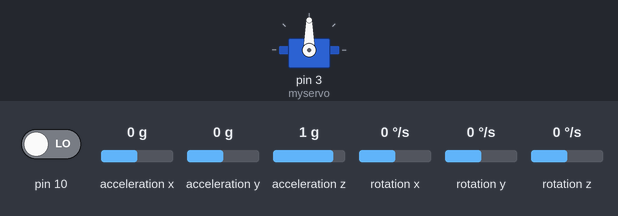
Bench run of a sketch on a simulated Arduino Uno, built with avr-gcc and run on an emulated ATmega328P. On the bench: servo. Wiring (inferred from the names in the program): MPU-6050 motion sensor at I2C address 0x68. Inputs (shaded band) come from the test bench; at power-on: pin 10 LOW, acceleration x 0 g, acceleration y 0 g, acceleration z 1 g, rotation x 0 °/s, rotation y 0 °/s, rotation z 0 °/s. EEPROM starts erased; what the sketch prints to the serial monitor is not drawn.

Above: at 1.1 s.
Timing chart, 0 to 2.6 s (numbered marks = the images above):
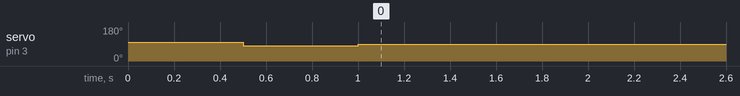

The sketch:

ArduinoNanoCode.ino
```cpp
#include<Wire.h> //Biblioteca para comunicação I2C
#include<MPU6050.h> // Biblioteca para uso do sensor
#include <Servo.h>
#include <PID_v1.h> // Biblioteca com a implementação do controlador PID
#include <EEPROM.h>

// Defining filter function. Low pass chebyshev filter order=2 alpha1=0.445
class LowPass
{
  public:
    LowPass()
    {
      v[0] = 0.0;
      v[1] = 0.0;
      v[2] = 0.0;
      v[3] = 0.0;
      v[4] = 0.0;
      v[5] = 0.0;
      v[6] = 0.0;
      v[7] = 0.0;
      v[8] = 0.0;
      v[9] = 0.0;
      v[10] = 0.0;
      v[11] = 0.0;
      v[12] = 0.0;
      v[13] = 0.0;
      v[14] = 0.0;
      v[15] = 0.0;
      v[16] = 0.0;
      v[17] = 0.0;
      v[18] = 0.0;
      v[19] = 0.0;
      v[20] = 0.0;
      v[21] = 0.0;
      v[22] = 0.0;
      v[23] = 0.0;
      v[24] = 0.0;
      v[25] = 0.0;
      v[26] = 0.0;
      v[27] = 0.0;
      v[28] = 0.0;
      v[29] = 0.0;
      v[30] = 0.0;
      v[31] = 0.0;
      v[32] = 0.0;
      v[33] = 0.0;
      v[34] = 0.0;
      v[35] = 0.0;
      v[36] = 0.0;
      v[37] = 0.0;
      v[38] = 0.0;
      v[39] = 0.0;
      v[40] = 0.0;
      v[41] = 0.0;
    }

    double addData(double x) //class II
    { v[0] = v[1];
        v[1] = v[2];
        v[2] = v[3];
        v[3] = v[4];
        v[4] = v[5];
        v[5] = v[6];
        v[6] = v[7];
        v[7] = v[8];
        v[8] = v[9];
        v[9] = v[10];
        v[10] = v[11];
        v[11] = v[12];
        v[12] = v[13];
        v[13] = v[14];
        v[14] = v[15];
        v[15] = v[16];
        v[16] = v[17];
        v[17] = v[18];
        v[18] = v[19];
        v[19] = v[20];
        v[20] = v[21];
        v[21] = v[22];
        v[22] = v[23];
        v[23] = v[24];
        v[24] = v[25];
        v[25] = v[26];
        v[26] = v[27];
        v[27] = v[28];
        v[28] = v[29];
        v[29] = v[30];
        v[30] = v[31];
        v[31] = v[32];
        v[32] = v[33];
        v[33] = v[34];
        v[34] = v[35];
        v[35] = v[36];
        v[36] = v[37];
        v[37] = v[38];
        v[38] = v[39];
        v[39] = v[40];
        v[40] = v[41];
        v[41] = x;
      return (0.000730542097152697 * v[0]   -0.000819759833501920 * v[1]   -0.00166082645353546 * v[2]
        +1.99328430876226e-18 * v[3]    +0.00300608142740516 * v[4]    +0.00251888639362088 * v[5]
        -0.00337138525783167 * v[6]    -0.00718539449856550 * v[7]    +5.99889752552229e-18 * v[8]
        +0.0119162828308361 * v[9]    +0.00931337264805999 * v[10]    -0.0116804690875208 * v[11]
        -0.0235865615284306 * v[12]    +1.13604360012867e-17 * v[13]    +0.0368157010550922 * v[14]
        +0.0287966766635483 * v[15]    -0.0372274978187327 * v[16]    -0.0809518950838493 * v[17]
        +1.50810312779462e-17 * v[18]    +0.199488764925137 * v[19]    +0.373897481521116 * v[20]
        +0.373897481521116 * v[21]    +0.199488764925137 * v[22]    +1.50810312779462e-17 * v[23]
        -0.0809518950838493 * v[24]    -0.0372274978187327 * v[25]    +0.0287966766635483 * v[26]
        +0.0368157010550922 * v[27]    +1.13604360012867e-17 * v[28]    -0.0235865615284306 * v[29]
        -0.0116804690875208 * v[30]    +0.00931337264805999 * v[31]    +0.0119162828308361 * v[32]
        +5.99889752552229e-18 * v[33]    -0.00718539449856550 * v[34]    -0.00337138525783167 * v[35]
        +0.00251888639362088 * v[36]    +0.00300608142740516 * v[37]    +1.99328430876226e-18 * v[38]
        -0.00166082645353546 * v[39]    -0.000819759833501920 * v[40]    +0.000730542097152697 * v[41]);
    }

  private:
    double v[42];
};

class EnableFunction
{
  public:
    EnableFunction()
    {
      v[0] = 0.0;
      v[1] = 0.0;
      v[2] = 0.0;
      v[3] = 0.0;
      v[4] = 0.0;
      mean = 0.0;
      counter = 0;
      motorOn = 0;
    }

    double addAcceleration(double az)
    {
      mean = mean - (v[0] - az) / 5;
      v[0] = v[1];
      v[1] = v[2];
      v[2] = v[3];
      v[3] = v[4];
      v[4] = az;

      // esperando motor ligar
      if (mean > (10.0) && motorOn == 0) // se a media for superior a 2g (significa que o motor ligou) - motor e gs tem sentidos diferentes
      {                                                      // && motor desligado (garante primeiro estado)
        counter++;

        if (counter >= 50) { // considera uma margem de meio segundo
            motorOn = 1;     // liga o motor
            counter = 0;     // reseta o counter para reciclar variaveis
        }
      }

      // motor ligado
      if (motorOn == 1) {
        counter++; // considera counter por meio segundo para evitar erros no momento que o foguete liga
        if (counter >= 50){
            if (mean >= 0.0) { // se a aceleracao esta para cima (menor que 1g) controle fica desligado
                return 0; // controle desligado;
            }
            else { // quando a aceleracao fica igual a 1g (motor desligou de novo) controle liga
                return 1; // controle ligado;
            }
        }
      }

      else {
          counter = 0;
      }
    }

    private:
    double v[5];
    double mean;
    int counter;
    int motorOn;
};

// Inicializando variaveis do sensor
MPU6050 mpu;
const int MPU_addr = 0x68; //Endereco I2C do sensor MPU_addr-6050
int16_t AcX_raw, AcY_raw, AcZ_raw, Tmp_raw, GyX_raw, GyY_raw, GyZ_raw; //Variaveis para pegar os valores medidos
double AcX, AcY, AcZ, Tmp, GyX, GyY, GyZ; //Valores finais

// inicializa variaveis do servo
Servo myservo;  // create servo object to control a servo

// Criando o Filtro
double dado_filtrado;
LowPass filtro;

// inicializa variaveis do controlador
double Setpoint, Output, ServoOutput, K_convertion = 1.62; // Variables of interest
double Kp = 0.015, Ki = 0.315, Kd = 0;
PID myPID(&dado_filtrado, &Output, &Setpoint, Kp, Ki, Kd, DIRECT);

// Enable
EnableFunction Ena;
int Enable_eletronica = 0;
int Enable_nosso = 0;

// ===========================================================================================================
void setup() {
  //Inicia a comunicaçao serial (para exibir os valores lidos)
  Serial.begin(250000);

  Wire.begin(); //Inicia a comunicação I2C
  Wire.beginTransmission(MPU_addr); //Começa a transmissao de dados para o sensor
  Wire.write(0x6B); // registrador PWR_MGMT_1
  Wire.write(0); // Manda 0 e "acorda" o MPU_addr 6050
  Wire.endTransmission(true);

  // Configura Giroscópio
  /*
    Wire.write(0b00000000); // fundo de escala em +/-250°/s
    Wire.write(0b00001000); // fundo de escala em +/-500°/s
    Wire.write(0b00010000); // fundo de escala em +/-1000°/s
    Wire.write(0b00011000); // fundo de escala em +/-2000°/s
  */
  Wire.beginTransmission(MPU_addr);
  Wire.write(0x1B);
  Wire.write(0b00011000);  // fundo de escala
  Wire.endTransmission();

  // Configura Acelerometro
  /*
      Wire.write(0b00000000); // fundo de escala em +/-2g
      Wire.write(0b00001000); // fundo de escala em +/-4g
      Wire.write(0b00010000); // fundo de escala em +/-8g
      Wire.write(0b00011000); // fundo de escala em +/-16g
  */
  Wire.beginTransmission(MPU_addr);
  Wire.write(0x1C);
  Wire.write(0b00011000);  // fundo de escala
  Wire.endTransmission();

  // Atribui pino ao servo
  myservo.attach(3);  // attaches the servo on pin 9 to the servo object

  // Prepara controlador
  Setpoint = 0; // Velocidade angular desejada
  myPID.SetMode(AUTOMATIC); //turn the PID on
  myPID.SetOutputLimits(-8, 8);
  // myPID.SetSampleTime(10); // The sample time is being manually controlled on the loop

  // supply your own gyro offsets here, scaled for min sensitivity
  mpu.setXAccelOffset(-411);
  mpu.setYAccelOffset(-645);
  mpu.setZAccelOffset(-1169);
  mpu.setXGyroOffset(-35);
  mpu.setYGyroOffset(282);
  mpu.setZGyroOffset(-17);

  myservo.write(98);
  delay(500);
  myservo.write(82);
  delay(500);
  myservo.write(90);
}


// ===========================================================================================================
// Para Debugagem
unsigned long inicio = 0; // <-------------------
unsigned long fim = 0; // <-------------------

// Gerenciamento de tempo
unsigned long intervalo_de_obtencao_e_filtragem_de_dados = 10000; // Em microssegundos
unsigned long intervalo_de_salvamento_de_dados = 250000; // Em microssegundos
unsigned long micros_atual = 0;
unsigned long micros_anterior_obtencao_e_filtragem = 0;
unsigned long micros_anterior_salvamento_de_dados = 0;

// EEPROM
int addr = 0;
int ServoOutputSaved;
int dadoFiltradoSaved;

void loop() {

  micros_atual = micros();
  if ((micros_atual - micros_anterior_obtencao_e_filtragem) >= intervalo_de_obtencao_e_filtragem_de_dados ) {
    micros_anterior_obtencao_e_filtragem = micros_atual;
//    Serial.print("micros_atual: ");
//    Serial.println(micros_atual);

    inicio = micros(); // <-------------------

    // Obtem os dados do sensor
    Wire.beginTransmission(MPU_addr); //Começa a transmissao de dados para o sensor
    Wire.write(0x3B); // registrador dos dados medidos (ACCEL_XOUT_H)
    Wire.endTransmission(false);
    Wire.requestFrom(MPU_addr, 14, true); // faz um "pedido" para ler 14 registradores, que serão os registrados com os dados medidos
    AcX_raw = Wire.read() << 8 | Wire.read(); // 0x3B (ACCEL_XOUT_H) & 0x3C (ACCEL_XOUT_L)
    AcY_raw = Wire.read() << 8 | Wire.read(); // 0x3D (ACCEL_YOUT_H) & 0x3E (ACCEL_YOUT_L)
    AcZ_raw = Wire.read() << 8 | Wire.read(); // 0x3F (ACCEL_ZOUT_H) & 0x40 (ACCEL_ZOUT_L)
    Tmp_raw = Wire.read() << 8 | Wire.read(); // 0x41 (TEMP_OUT_H) & 0x42 (TEMP_OUT_L)
    GyX_raw = Wire.read() << 8 | Wire.read(); // 0x43 (GYRO_XOUT_H) & 0x44 (GYRO_XOUT_L)
    GyY_raw = Wire.read() << 8 | Wire.read(); // 0x45 (GYRO_YOUT_H) & 0x46 (GYRO_YOUT_L)
    GyZ_raw = Wire.read() << 8 | Wire.read(); // 0x47 (GYRO_ZOUT_H) & 0x48 (GYRO_ZOUT_L)

    AcX = AcX_raw / 2048;
    AcY = AcY_raw / 2048;
    AcZ = AcZ_raw / 2048;
    GyX = GyX_raw / 16.4;
    GyY = GyY_raw / 16.4;
    GyZ = GyZ_raw / 16.4;

    //  float dado_filtrado = filter.addData(GyZ);
    dado_filtrado = filtro.addData(GyZ);

    if (Enable_eletronica == 1 || Enable_nosso == 1) {
      myPID.Compute();

      // Convert canard output to servo output
      ServoOutput = K_convertion * Output + 90;

      // Write output on the servp
      myservo.write(ServoOutput); // Output
    }

    else {
      myservo.write(90);
      // Adicionar rotina que verifica o enable
      Enable_nosso = Ena.addAcceleration(AcZ);
      if (digitalRead(10) == HIGH) {
        Enable_eletronica = 1;
      }
    }

    if (addr < EEPROM.length()) {
      if ((micros_atual - micros_anterior_salvamento_de_dados) >= intervalo_de_salvamento_de_dados ) {
        micros_anterior_salvamento_de_dados = micros_atual;

        ServoOutputSaved = 100 * ServoOutput; // double to int
        dadoFiltradoSaved = 100 * dado_filtrado;

        writeIntEEPROM(addr, dado_filtrado); // Salva dado filtrado
        addr = addr + 2; // move a pduas posições na memoria
        writeIntEEPROM(addr, ServoOutput); // Salva output para Servo
        addr = addr + 2;
        writeIntEEPROM(addr, AcZ_raw);
        addr = addr + 2;
//        Serial.println("Saved EEPROM");
      }
    }

    fim = micros(); // <-------------------
//    Serial.print("Tempo lendo dados: "); // <-------------------
//    Serial.println(fim - inicio); // <-------------------

    inicio = micros(); // <-------------------

    Serial.print("GyZ = "); Serial.print(GyZ);
    Serial.print(" | GyZ filtrado = "); Serial.println(dado_filtrado);
//    Serial.print(" | Servo Position = "); Serial.println(ServoOutput);

    fim = micros(); // <-------------------
//    Serial.print("Tempo gravando dados: "); // <-------------------
//    Serial.println(fim - inicio); // <-------------------

  }
}

// =================================================================================================================================
void writeIntEEPROM(int address, int number)
{
  /* writes a int into the an addres in the eeprom by converting
  */
  byte byte1 = number >> 8;
  byte byte2 = number & 0xFF;
  EEPROM.write(address, byte1);
  EEPROM.write(address + 1, byte2);
}
```
